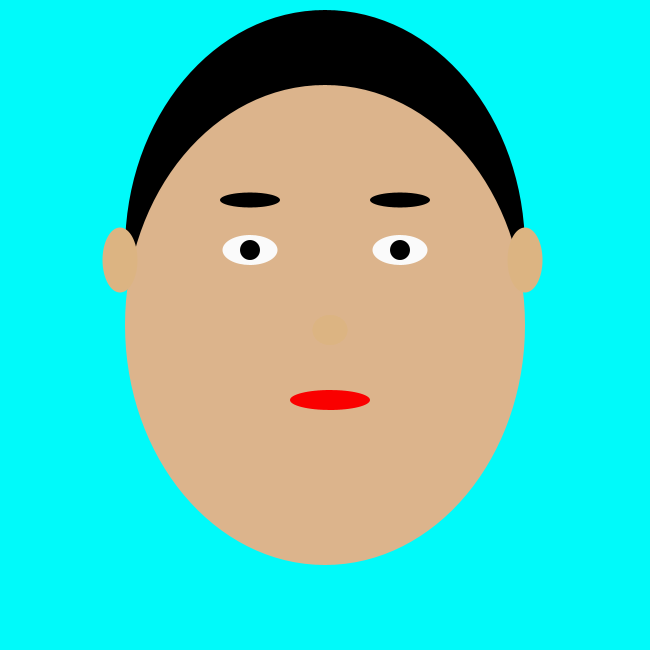
Frame 1 (no input)
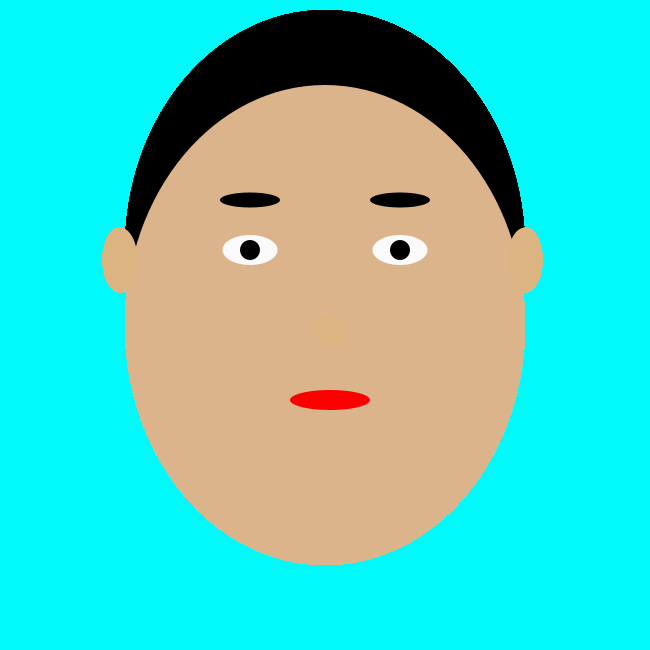
Frame 60 (the mouse pressed at the canvas centre just before this capture)
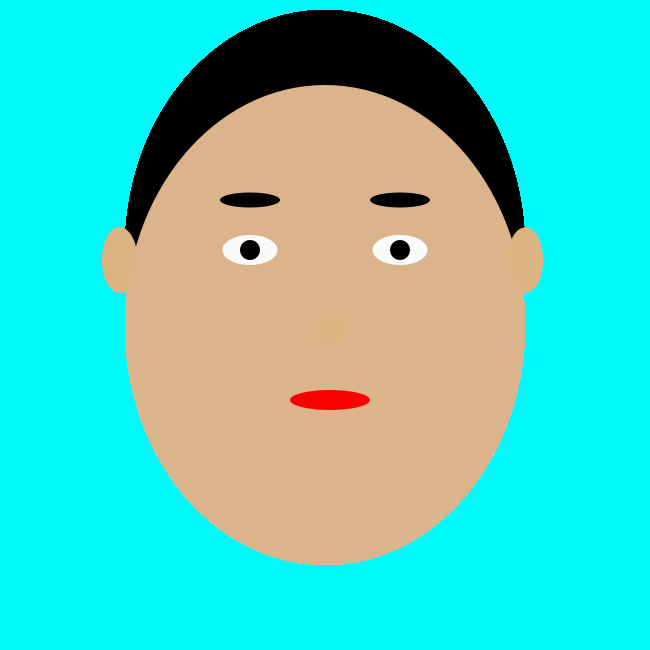
Frame 120 (the mouse held since frame 60 and released just before this capture)

The Processing sketch that drew these frames (run headless with seeded random() and noise(); from frame 60 on, the mouse is pressed at the canvas centre):

// Processing sketch: processing_68912
// ── processing_68912.pde

void setup (){
size (650,650);
background (0,250,250);
}


void draw (){
noStroke ();
fill (0,0,0);
ellipse (325,250,400,480);  
fill (220,180,140);
ellipse (width/2, height/2,400,480);
fill (220,180,140);
ellipse (250,245,55,45);
fill (250,250,250);
ellipse (250,250,55,30);
fill (220,180,140);
ellipse (400,245,55,45);
fill (0,0,0);
ellipse (250,250,20,20);
fill (250,250,250);
ellipse (400,250,55,30);
fill (0,0,0);
ellipse (400,250,20,20);
fill (250,0,0);
ellipse (330,400,80,20);
fill (220,180,130);
ellipse (330,330,35,30);
ellipse (330,330,35,30);

/* ears*/
ellipse (120,260,35,65);
ellipse (525,260,35,65);

/* eye brose*/
fill (0,0,0);
ellipse (250,200,60,15);
ellipse (400,200,60,15);









}
